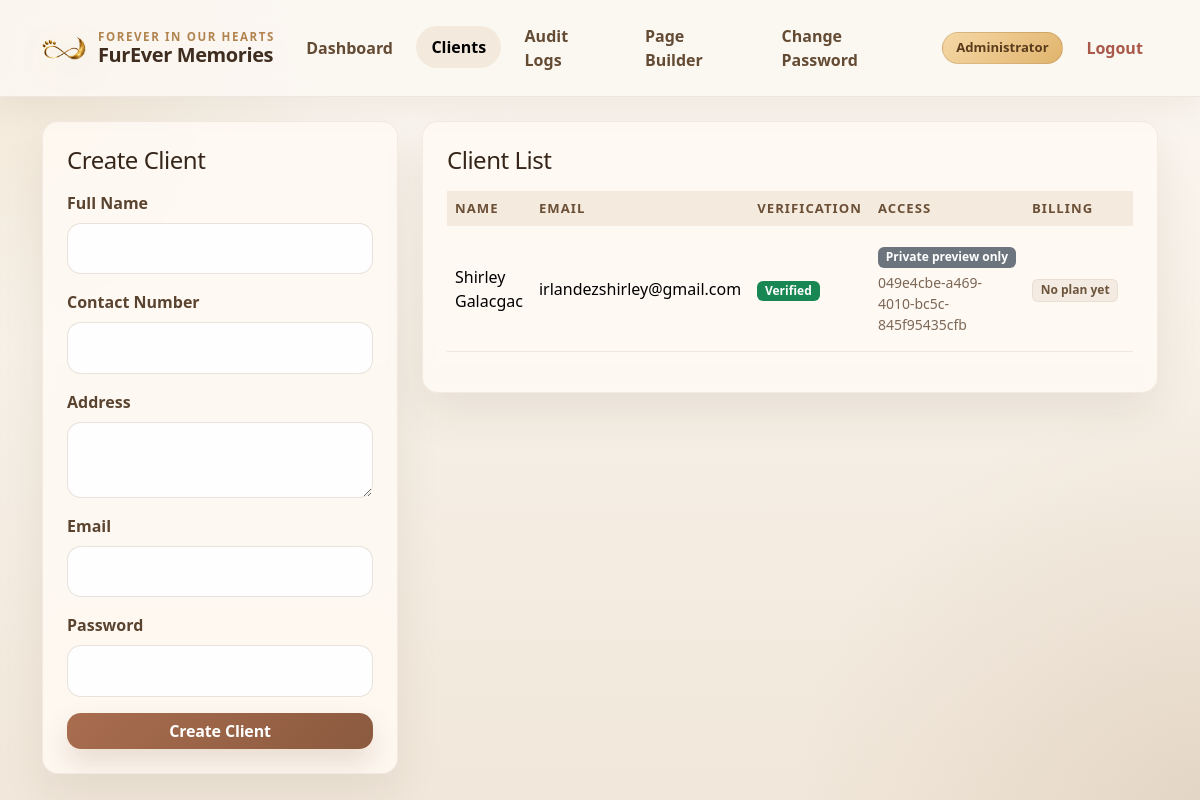
/admin_clients.php (signed in), run on the app's committed database.
### tables this page shows
CREATE TABLE `users` (
  `id` int(10) UNSIGNED NOT NULL,
  `role` enum('administrator','client') NOT NULL,
  `client_guid` varchar(64) DEFAULT NULL,
  `full_name` varchar(150) NOT NULL,
  `contact_number` varchar(50) DEFAULT NULL,
  `address` text DEFAULT NULL,
  `email` varchar(150) NOT NULL,
  `password_hash` varchar(255) NOT NULL,
  `is_active` tinyint(1) NOT NULL DEFAULT 1,
  `is_email_verified` tinyint(1) NOT NULL DEFAULT 0,
  `email_verified_at` datetime DEFAULT NULL,
  `last_login_at` datetime DEFAULT NULL,
  `last_login_ip` varchar(64) DEFAULT NULL,
  `created_at` datetime NOT NULL,
  `updated_at` datetime NOT NULL
);

### config/db.php (called while the page is built, shortened)
<?php
function db(): PDO
{
    static $pdo = null;
    if ($pdo instanceof PDO) {
        return $pdo;
    }
    $dsn = 'mysql:host=' . DB_HOST . ';dbname=' . DB_NAME . ';charset=utf8mb4';
    $pdo = new PDO($dsn, DB_USER, DB_PASS, [
        PDO::ATTR_ERRMODE => PDO::ERRMODE_EXCEPTION,
        PDO::ATTR_DEFAULT_FETCH_MODE => PDO::FETCH_ASSOC,
        PDO::ATTR_EMULATE_PREPARES => false,
    ]);
    return $pdo;
}

### includes/functions.php (called while the page is built, shortened)
<?php
require_once __DIR__ . '/../config/db.php';
function e($value): string
{
    return htmlspecialchars((string)$value, ENT_QUOTES, 'UTF-8');
}
function fetch_memorial_by_client_id(int $clientId): ?array
{
    $stmt = db()->prepare('SELECT * FROM memorial_pages WHERE client_user_id = ? LIMIT 1');
    $stmt->execute([$clientId]);
    return $stmt->fetch() ?: null;
}
function fetch_latest_subscription_for_user(int $userId): ?array
{
    $stmt = db()->prepare('SELECT s.*, p.name AS plan_name, p.slug AS plan_slug, p.billing_cycle, p.duration_days, p.price_amount AS plan_price_amount, p.currency AS plan_currency FROM client_subscriptions s LEFT JOIN subscription_plans p ON p.id = s.plan_id WHERE s.user_id = ? ORDER BY s.id DESC LIMIT 1');
    $stmt->execute([$userId]);
    return $stmt->fetch() ?: null;
}
function subscription_is_active(?array $subscription): bool
{
    if (!$subscription || ($subscription['status'] ?? '') !== 'active') {
        return false;
    }
}
function ensure_subscription_expiry_state(int $userId): void
{
    $subscription = fetch_latest_subscription_for_user($userId);
    if (!$subscription || ($subscription['status'] ?? '') !== 'active') {
        return;
    }
}
function memorial_public_access_summary(int $userId, ?array $memorial = null): array
{
    ensure_subscription_expiry_state($userId);
    $memorial = $memorial ?: fetch_memorial_by_client_id($userId);
    $subscription = fetch_latest_subscription_for_user($userId);
    $status = $subscription['status'] ?? 'none';
    $labelMap = [
        'pending_payment' => 'Private preview only: waiting for payment submission',
        'pending_review' => 'Private preview only: payment under review',
        'rejected' => 'Private preview only: payment needs attention',
        'expired' => 'Private preview only: subscription expired',
        'cancelled' => 'Private preview only: subscription cancelled',
        'none' => 'Private preview only',
    ];
    return [
        'is_public' => false,
        'source' => 'private',
        'label' => $labelMap[$status] ?? 'Private preview only',
        'subscription' => $subscription,
    ];
}

### admin_clients.php (the view, shortened to what this page needs)
<?php
$clients = db()->query("SELECT * FROM users WHERE role='client' ORDER BY id DESC")->fetchAll();
?>
<!doctype html>
<html lang="en">
<head>
    <link href="https://cdn.jsdelivr.net/npm/bootstrap@5.3.3/dist/css/bootstrap.min.css" rel="stylesheet">
    <link rel="stylesheet" href="assets/css/site.css">
</head>
<body class="admin-page">
<?php include __DIR__ . '/includes/topbar.php'; ?>
<div class="container py-4 admin-shell">
    <div class="row g-4">
        <div class="col-lg-4">
            <div class="card border-0 shadow-sm rounded-4">
                <div class="card-body p-4">
                    <h1 class="h4 mb-3">Create Client</h1>
                    <form method="post">
                        <div class="mb-3"><label class="form-label">Full Name</label><input name="full_name" class="form-control" required></div>
                        <div class="mb-3"><label class="form-label">Contact Number</label><input name="contact_number" class="form-control"></div>
                        <div class="mb-3"><label class="form-label">Address</label><textarea name="address" class="form-control" rows="2"></textarea></div>
                        <div class="mb-3"><label class="form-label">Email</label><input type="email" name="email" class="form-control" required></div>
                        <div class="mb-3"><label class="form-label">Password</label><input type="text" name="password" class="form-control" required></div>
                        <button class="btn btn-dark w-100">Create Client</button>
                    </form>
                </div>
            </div>
        </div>
        <div class="col-lg-8">
            <div class="card border-0 shadow-sm rounded-4">
                <div class="card-body p-4">
                    <h2 class="h4 mb-3">Client List</h2>
                    <div class="table-responsive">
                        <table class="table align-middle">
                            <thead><tr><th>Name</th><th>Email</th><th>Verification</th><th>Access</th><th>Billing</th><th>Actions</th></tr></thead>
                            <tbody>
                            <?php foreach ($clients as $client): ?>
                                <?php
                                $clientMemorial = fetch_memorial_by_client_id((int)$client['id']);
                                $clientAccess = memorial_public_access_summary((int)$client['id'], $clientMemorial ?: null);
                                $latestSubscription = fetch_latest_subscription_for_user((int)$client['id']);
                                ?>
                                <tr>
                                    <td><?= e($client['full_name']) ?></td>
                                    <td><?= e($client['email']) ?></td>
                                    <td>
                                        <?php if (!empty($client['is_email_verified'])): ?>
                                            <span class="badge text-bg-success">Verified</span>
                                        <?php else: ?>
                                            <span class="badge text-bg-warning">Pending</span>
                                        <?php endif; ?>
                                    </td>
                                    <td>
                                        <div><span class="badge <?= e(!empty($clientAccess['is_public']) ? 'text-bg-success' : 'text-bg-secondary') ?>"><?= e($clientAccess['label']) ?></span></div>
                                        <div class="small text-muted mt-1"><?= e($client['client_guid']) ?></div>
                                    </td>
                                    <td>
                                        <?php if ($latestSubscription): ?>
                                            <div><span class="badge <?= e(subscription_status_badge_class((string)$latestSubscription['status'])) ?>"><?= e(ucwords(str_replace('_', ' ', (string)$latestSubscription['status']))) ?></span></div>
                                            <div class="small text-muted mt-1"><?= e($latestSubscription['plan_name'] ?? 'Plan') ?> &bull; PHP <?= e(number_format((float)($latestSubscription['amount'] ?? 0), 2)) ?></div>
                                        <?php else: ?>
                                            <span class="badge text-bg-light">No plan yet</span>
                                        <?php endif; ?>
                                    </td>
                                    <td class="text-nowrap">
                                    </td>
                                </tr>
                            <?php endforeach; ?>
                            </tbody>
                        </table>
                    </div>
                </div>
            </div>
        </div>
    </div>
</div>
</body>
</html>

### assets/css/site.css (style rules this page uses)
:root { --bg-portrait:none; --bg-landscape:none; --page-bg:#f6f1ea; --card-bg:rgba(255,255,255,.88); --shadow-soft:0 10px 30px rgba(0,0,0,.08); --marketing-ink:#2d3a43; --marketing-gold:#c89541; --marketing-cream:#fbf7f1; --marketing-cloud:#eff3f5; --marketing-sand:#e8ddcf; }
html,body { min-height:100%; }
body { position:relative; background:var(--page-bg); color:#1d1d1f; overflow-x:hidden; }
body::before { content:""; position:fixed; inset:0; background-image:var(--bg-landscape); background-size:cover; background-position:center center; background-repeat:no-repeat; z-index:-2; transform:scale(1.03); }
body::after { content:""; position:fixed; inset:0; background:linear-gradient(180deg, rgba(250,247,242,.72), rgba(250,247,242,.92)); z-index:-1; }
.admin-page { min-height:100vh; background: radial-gradient(circle at top left, rgba(198,149,72,.16), transparent 24%), radial-gradient(circle at bottom right, rgba(149,110,74,.14), transparent 28%), linear-gradient(180deg, #fbf7f1 0%, #f1e7da 100%); color:#4a3828; }
.admin-page::before, .admin-page::after { display:none; }
.admin-shell { position:relative; z-index:1; }
.admin-page .card { border:1px solid rgba(107,77,46,.08) !important; background:rgba(255,250,244,.88); box-shadow:0 20px 45px rgba(63,45,28,.08) !important; overflow:hidden; }
.admin-page .card-body { color:#4a3828; }
.admin-page h1, .admin-page h2, .admin-page h3, .admin-page h4, .admin-page h5, .admin-page h6 { color:#36261a; letter-spacing:-0.02em; }
.admin-page .text-muted { color:#7c6857 !important; }
.admin-page .form-label { color:#5a4430; font-weight:600; }
.admin-page .form-control, .admin-page .form-select { border-radius:14px; border:1px solid rgba(127,94,57,.18); background:rgba(255,255,255,.94); color:#3c2a1d; padding:.8rem .95rem; box-shadow:none; }
.admin-page .btn { border-radius:14px; font-weight:700; letter-spacing:-0.01em; }
.admin-page .btn-dark, .admin-page .btn-success, .admin-page .btn-primary { border:none; background:linear-gradient(135deg, #a96d4f 0%, #8b5a3f 100%); color:#fff; box-shadow:0 14px 28px rgba(139,90,63,.18); }
.admin-page .table { --bs-table-bg:transparent; --bs-table-striped-bg:rgba(236,225,210,.28); --bs-table-hover-bg:rgba(244,235,224,.52); --bs-table-border-color:rgba(130,98,67,.12); color:#4a3828; }
.admin-page .table thead th { color:#6b5037; background:rgba(241,229,214,.72); font-size:.82rem; text-transform:uppercase; letter-spacing:.08em; border-bottom:none; }
.admin-page .badge.text-bg-light { background:#f4ece2 !important; color:#6d543c !important; border:1px solid rgba(124,95,64,.1) !important; }
.card { background:var(--card-bg); backdrop-filter:blur(4px); }

### data on the page
users: full_name "Shirley Galacgac", email "irlandezshirley@gmail.com", is_email_verified "Verified", label "Private preview only", client_guid "049e4cbe-a469-4010-bc5c-845f95435cfb"

### other printed values
APP_NAME "FurEver Memories"
$u['role'] "Administrator"
